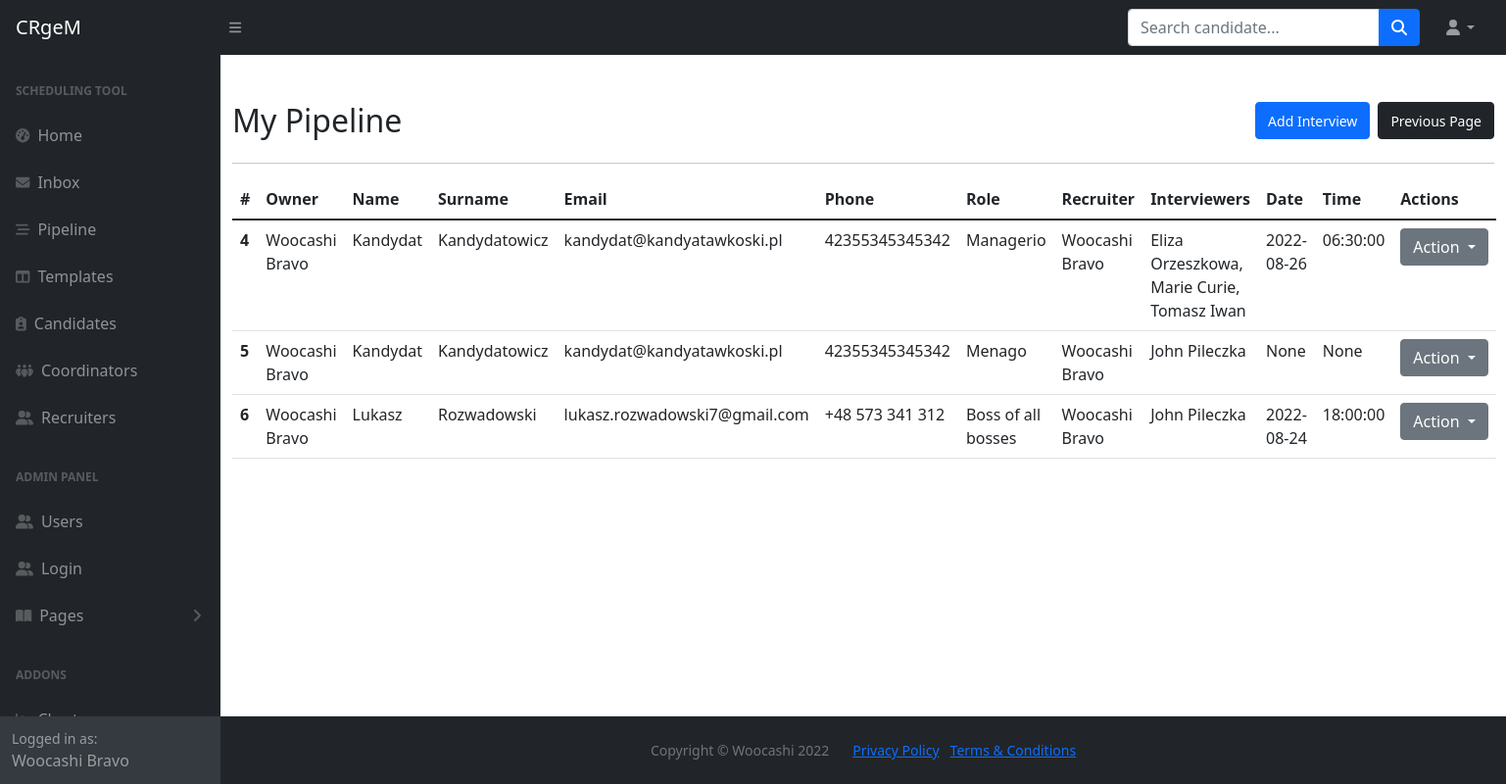
The page /pipeline (signed in) on the database its author committed.
### main.py (models this page shows)
class User(db.Model, UserMixin, Base):
    __tablename__="users"
    id = db.Column(db.Integer, primary_key=True)
    first_name = db.Column(db.String, nullable=False)
    last_name = db.Column(db.String, nullable=False)
    full_name = db.Column(db.String, nullable=False)
    email = db.Column(db.String, nullable=False, unique=True)
    phone = db.Column(db.String, nullable=False)
    type = db.Column(db.String, nullable=False)
    password = db.Column(db.String, nullable=False)
    interviews = relationship("Interview", back_populates="created_by")
    templates = relationship("Template", back_populates="created_by")
    candidates = relationship("Candidate", back_populates="created_by")
    tasks_sent = relationship("Task", primaryjoin="User.id==Task.sender_id", back_populates="from_user")
    tasks_received = relationship("Task", primaryjoin="User.id==Task.recipient_id", back_populates="to_user")
    tasks_delegated = relationship("Task", primaryjoin="User.id==Task.delegate_id", back_populates="delegated_by")

class Task(db.Model, Base):
    __tablename__="tasks"
    id = db.Column(db.Integer, primary_key=True)
    sender_id = Column(Integer, ForeignKey('users.id'), nullable=False)
    recipient_id = Column(Integer, ForeignKey('users.id'), nullable=False)
    delegate_id = Column(Integer, ForeignKey('users.id'), nullable=False)
    from_user = relationship("User", foreign_keys=[sender_id], back_populates="tasks_sent")
    to_user = relationship("User", foreign_keys=[recipient_id], back_populates="tasks_received")
    candidate_id = Column(Integer, ForeignKey('candidates.id'))
    candidate = relationship("Candidate", foreign_keys=[candidate_id], back_populates="tasks")
    interviewers = db.Column(db.String, nullable=False)
    role = db.Column(db.String, nullable=False)
    recruiter_notes = db.Column(db.Text, nullable=True)
    date_sent = db.Column(db.Date, nullable=False)
    date_received = db.Column(db.Date, nullable=True)
    date_completed = db.Column(db.Date, nullable=True)
    status = db.Column(db.String, nullable=False)
    is_archived = db.Column(db.Boolean, nullable=False)
    delegated_by = relationship("User", foreign_keys=[delegate_id], back_populates="tasks_delegated")
    interview_date = db.Column(db.Date, nullable=True)
    interview_time = db.Column(db.Time, nullable=True)
    scheduler_notes = db.Column(db.Text, nullable=True)
    completion_time = db.Column(db.DateTime, nullable=True)

class Candidate(db.Model, Base):
    __tablename__="candidates"
    id = db.Column(db.Integer, primary_key=True)
    first_name = db.Column(db.String, nullable=False)
    last_name = db.Column(db.String, nullable=False)
    full_name = db.Column(db.String, nullable=False)
    email = db.Column(db.String, nullable=False, unique=True)
    phone = db.Column(db.String, nullable=False)
    cv = db.Column(db.String, nullable=True)
    owner_id = Column(Integer, ForeignKey('users.id'))
    created_by = relationship("User", back_populates="candidates")
    created_date = db.Column(db.Date, nullable=False)
    tasks = relationship("Task", back_populates="candidate")

### main.py (the view)
@app.route('/pipeline')
def pipeline():
    tasks = Task.query.filter_by(status="accepted").all()
    return render_template('pipeline.html', tasks=tasks, current_user=current_user, is_authenticated=current_user.is_authenticated)

### main.py (called while the page is built)
@login_manager.user_loader
def load_user(user_id):
    try:
        return User.query.get(user_id)
    except:
        return None

### templates/pipeline.html (shortened to what this page needs)
{% import "bootstrap/wtf.html" as wtf %}
{% include 'header.html' %}
	<main>
		<div class="container mt-4">
			<div class="row d-flex justify-content-between">
				<div class="col">
					<h2 class="mt-4">My Pipeline</h2>
				</div>
				<div class="col d-flex justify-content-end mt-4">
					<span><a class="btn btn-primary ms-2" href="{{url_for('pipeline_new', form=form)}}"><small>Add Interview</small></a></span>
					<span><a class="btn btn-dark ms-2" href="javascript:history.back()"><small>Previous Page</small></a></span>
				</div>
			</div>
			<hr>
			{% if tasks|length == 0 %}
			<p>You don't have interviews in your pipeline. Please click on Add Interview button above to proceed with your first interview scheduling. Enjoy working with our CRM!</p>
			{% else %}
			<table class="table">
				  <thead>
				    <tr>
				      <th scope="col">#</th>
					    <th scope="col">Owner</th>
				      <th scope="col">Name</th>
				      <th scope="col">Surname</th>
				      <th scope="col">Email</th>
					    <th scope="col">Phone</th>
					    <th scope="col">Role</th>
					    <th scope="col">Recruiter</th>
					    <th scope="col">Interviewers</th>
					    <th scope="col">Date</th>
					    <th scope="col">Time</th>
					    <th scope="col">Actions</th>
				    </tr>
				  </thead>
				  <tbody>
				  {% for task in tasks %}
				    <tr>
				      <th scope="row">{{task.id}}</th>
					    <td>{{task.to_user.full_name}}</td>
				      <td>{{task.candidate.first_name}}</td>
				      <td>{{task.candidate.last_name}}</td>
				      <td>{{task.candidate.email}}</td>
					    <td>{{task.candidate.phone}}</td>
					    <td>{{task.role}}</td>
					    <td>{{task.from_user.full_name}}</td>
					    <td>{{task.interviewers}}</td>
					    <td>{{task.interview_date}}</td>
					    <td>{{task.interview_time}}</td>
					    <td>
						    <div class="dropdown">
							  <button class="btn btn-secondary dropdown-toggle" type="button" data-bs-toggle="dropdown" aria-expanded="false">
							    Action
							  </button>
							</div>
					    </td>
				    </tr>
				  {% endfor %}
				  </tbody>
				</table>
			{% endif %}
		</div>
	</main>
{% include 'footer.html' %}

### templates/header.html (shortened to what this page needs)
<!DOCTYPE html>
<html lang="en">
    <head>
        <link href="https://cdn.jsdelivr.net/npm/simple-datatables@latest/dist/style.css" rel="stylesheet" />
        <link href="{{ url_for('static', filename='css/styles.css') }}" rel="stylesheet" />
    </head>
    <body class="sb-nav-fixed">
        <nav class="sb-topnav navbar navbar-expand navbar-dark bg-dark">
            <a class="navbar-brand ps-3" href="{{ url_for('home') }}">CRgeM</a>
            <button class="btn btn-link btn-sm order-1 order-lg-0 me-4 me-lg-0" id="sidebarToggle" href="#!"><i class="fas fa-bars"></i></button>
            <form class="d-none d-md-inline-block form-inline ms-auto me-0 me-md-3 my-2 my-md-0">
                <div class="input-group">
                    <input class="form-control" type="text" placeholder="Search candidate..." aria-label="Search for..." aria-describedby="btnNavbarSearch" />
                    <button class="btn btn-primary" id="btnNavbarSearch" type="button"><i class="fas fa-search"></i></button>
                </div>
            </form>
            <ul class="navbar-nav ms-auto ms-md-0 me-3 me-lg-4">
                <li class="nav-item dropdown">
                    <a class="nav-link dropdown-toggle" id="navbarDropdown" href="#" role="button" data-bs-toggle="dropdown" aria-expanded="false"><i class="fas fa-user fa-fw"></i></a>
                </li>
            </ul>
        </nav>
        <div id="layoutSidenav">
            <div id="layoutSidenav_nav">
                <nav class="sb-sidenav accordion sb-sidenav-dark" id="sidenavAccordion">
                    <div class="sb-sidenav-menu">
                        <div class="nav">
                            <div class="sb-sidenav-menu-heading">Scheduling tool</div>
                            <a class="nav-link" href={{url_for('home')}}>
                                <div class="sb-nav-link-icon"><i class="fas fa-tachometer-alt"></i></div>
                                Home
                            <a class="nav-link" href="{{url_for('inbox')}}">
                                <div class="sb-nav-link-icon"><i class="fa-solid fa-envelope"></i></div>
                                Inbox
                            </a>
                            <a class="nav-link" href={{url_for('pipeline')}}>
                                <div class="sb-nav-link-icon"><i class="fa-solid fa-bars-staggered"></i></div>
                                Pipeline
                            </a>
                            <a class="nav-link" href={{url_for('templates')}}>
                                <div class="sb-nav-link-icon"><i class="fas fa-columns"></i></div>
                                Templates
                            </a>
                            <a class="nav-link" href={{url_for('candidates')}}>
                                <div class="sb-nav-link-icon me-2"><i class="fa-solid fa-clipboard-user"></i></div>
                                Candidates
                            </a>
                            <a class="nav-link" href='#'>
                                <div class="sb-nav-link-icon"><i class="fa-solid fa-people-group"></i></div>
                                Coordinators
                            </a>
                            <a class="nav-link" href="#">
                                <div class="sb-nav-link-icon"><i class="fa-solid fa-user-group"></i></div>
                                Recruiters
                            </a>
                            <div class="sb-sidenav-menu-heading">ADMIN PANEL</div>
                            <a class="nav-link" href="{{url_for('users')}}">
                                <div class="sb-nav-link-icon"><i class="fa-solid fa-user-group"></i></div>
                                Users
                            </a>
                            <a class="nav-link" href="{{url_for('login')}}">
                                <div class="sb-nav-link-icon"><i class="fa-solid fa-user-group"></i></div>
                                Login
                            </a>
                            <a class="nav-link collapsed" href="#" data-bs-toggle="collapse" data-bs-target="#collapsePages" aria-expanded="false" aria-controls="collapsePages">
                                <div class="sb-nav-link-icon"><i class="fas fa-book-open"></i></div>
                                Pages
                                <div class="sb-sidenav-collapse-arrow"><i class="fas fa-angle-down"></i></div>
                            </a>
                            <div class="sb-sidenav-menu-heading">Addons</div>
                            <a class="nav-link" href="charts.html">
                                <div class="sb-nav-link-icon"><i class="fas fa-chart-area"></i></div>
                            </a>
                        </div>
                    </div>
                    {% if current_user %}
                    <div class="sb-sidenav-footer">
                        <div class="small">Logged in as:</div>
                        {{current_user.first_name}} {{current_user.last_name}}
                    </div>
                    {% endif %}
                </nav>
            </div>
            <div id="layoutSidenav_content">

### rows shown on the page
User: first_name "Woocashi", last_name "Bravo"
Task: id "4", to_user.full_name "Woocashi Bravo", candidate.first_name "Kandydat", candidate.last_name "Kandydatowicz", candidate.email "kandydat@kandyatawkoski.pl", candidate.phone "42355345345342", role "Managerio", from_user.full_name "Woocashi Bravo", interviewers "Eliza Orzeszkowa, Marie Curie, Tomasz Iwan", interview_date "2022-08-26", interview_time "06:30:00"
Task: id "5", to_user.full_name "Woocashi Bravo", candidate.first_name "Kandydat", candidate.last_name "Kandydatowicz", candidate.email "kandydat@kandyatawkoski.pl", candidate.phone "42355345345342", role "Menago", from_user.full_name "Woocashi Bravo", interviewers "John Pileczka", interview_date "None", interview_time "None"
Task: id "6", to_user.full_name "Woocashi Bravo", candidate.first_name "Lukasz", candidate.last_name "Rozwadowski", candidate.email "lukasz.rozwadowski7@gmail.com", candidate.phone "+48 573 341 312", role "Boss of all bosses", from_user.full_name "Woocashi Bravo", interviewers "John Pileczka", interview_date "2022-08-24", interview_time "18:00:00"
